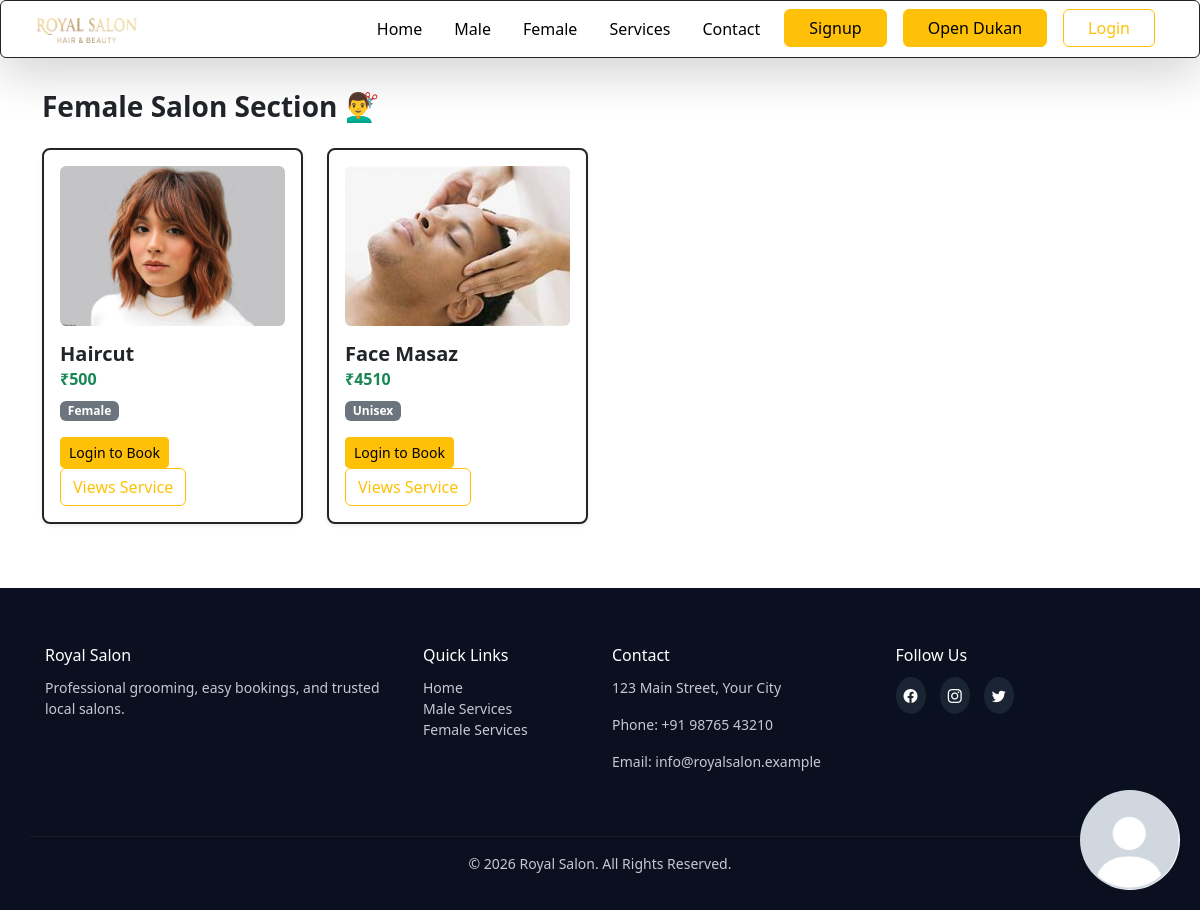
Screenshot of /shopkeeper/femaleservice/ with the database file from the repository.
### shopkeeper/models.py (models this page shows, shortened)
class SalonService(models.Model):
    salon = models.ForeignKey(Salon, on_delete=models.CASCADE, related_name="services")
    GENDER_CHOICES = [
        ('male', 'Male Only'),
        ('female', 'Female Only'),
        ('unisex', 'Unisex (Both)'),
    ]
    name = models.CharField(max_length=100)
    image = models.ImageField(upload_to='service_images/')
    price = models.IntegerField()
    is_active = models.BooleanField(default=True)
    target_gender = models.CharField(
        max_length=10,
        choices=GENDER_CHOICES,
        default='unisex'
    )

### shopkeeper/views.py (the view)
# urls.py: path('femaleservice/', views.female_section, name='female_section'),
def female_section(request):
    female_service = SalonService.objects.filter(target_gender__in=['female', 'unisex'])
    current_booking = None
    if request.user.is_authenticated and hasattr(request.user, 'is_customer') and request.user.is_customer:
        current_booking = QueueEntry.objects.filter(customer=request.user, status__in=['waiting', 'seated']).select_related('service', 'salon').first()
    context = {
        'services': female_service,
        'current_booking': current_booking,
    }
    return render(request, 'shopkeeper/femaleservice.html', context)

### templates/shopkeeper/femaleservice.html (shortened to what this page needs)
{% extends 'main.html' %}
{% load static %}
{% block extra_css %}
<link rel="stylesheet" href="{% static 'css/maleservice.css' %}">
{% endblock %}
{% block content %}
<div class="container mt-5">
    <h3 class="fw-bold text-dark mb-4">Female Salon Section 💇‍♂️</h3>
    <div class="row g-4">
        {% for service in services %}
            <div class="col-12 id-sm-6 col-md-4 col-lg-3">
                <div class="card h-100 border border-dark border-2 rounded-3 p-3 bg-white shadow-sm">
                    <div class="text-center mb-3">
                        {% if service.image %}
                            <img src="{{ service.image.url }}" alt="{{ service.name }}" class="img-fluid rounded service-image" style="height: 160px; object-fit: cover; width: 100%;">
                        {% else %}
                            <img src="{% static 'images/assets/OIP (2).jpg' %}" alt="Default Service" class="img-fluid rounded service-image" style="height: 160px; object-fit: cover; width: 100%;">
                        {% endif %}
                    </div>
                    <div class="card-body p-0">
                        <h5 class="fw-bold text-dark mb-1">{{ service.name }}</h5>
                        <h6 class="text-success fw-bold mb-2">₹{{ service.price }}</h6>
                        <span class="badge bg-secondary text-capitalize small">{{ service.target_gender }}</span>
                        <div class="mt-3">
                            {% if user.is_authenticated and user.is_customer %}
                                {% if current_booking and current_booking.service.id == service.id %}
                                    <a href="{% url 'leave_queue' service.id %}" class="btn btn-outline-danger btn-sm">Leave Queue</a>
                                {% elif current_booking %}
                                    <button class="btn btn-secondary btn-sm" disabled>Booked Elsewhere</button>
                                {% else %}
                                    <a href="{% url 'join_queue' service.id %}" class="btn btn-warning btn-sm">Book Sit</a>
                                {% endif %}
                            {% else %}
                                <a href="{% url 'login' %}" class="btn btn-warning btn-sm">Login to Book</a>
                            {% endif %}
                            <a href="{% url 'about_service_page' service.id %}" class="btn btn-outline-warning">Views Service</a>
                        </div>
                    </div>
                </div>
            </div>
        {% empty %}
            <div class="col-12 text-center py-5">
                <p class="text-muted fs-5">Female section mein abhi koi service nahi hai.</p>
            </div>
        {% endfor %}
    </div>
</div>
{% endblock %}

### static/css/main.css (style rules this page uses)
* { margin: 0; padding: 0; }
body { margin-top: 90px; }

### static/css/maleservice.css (style rules this page uses)
* { margin: 0; padding: 0; }
.service-image { height: 150px; width: 200px; }

### rows the page displays
SalonService: image (picture), name "Haircut", price "500", target_gender "Female"
SalonService: image (picture), name "Face Masaz", price "4510", target_gender "Unisex"
